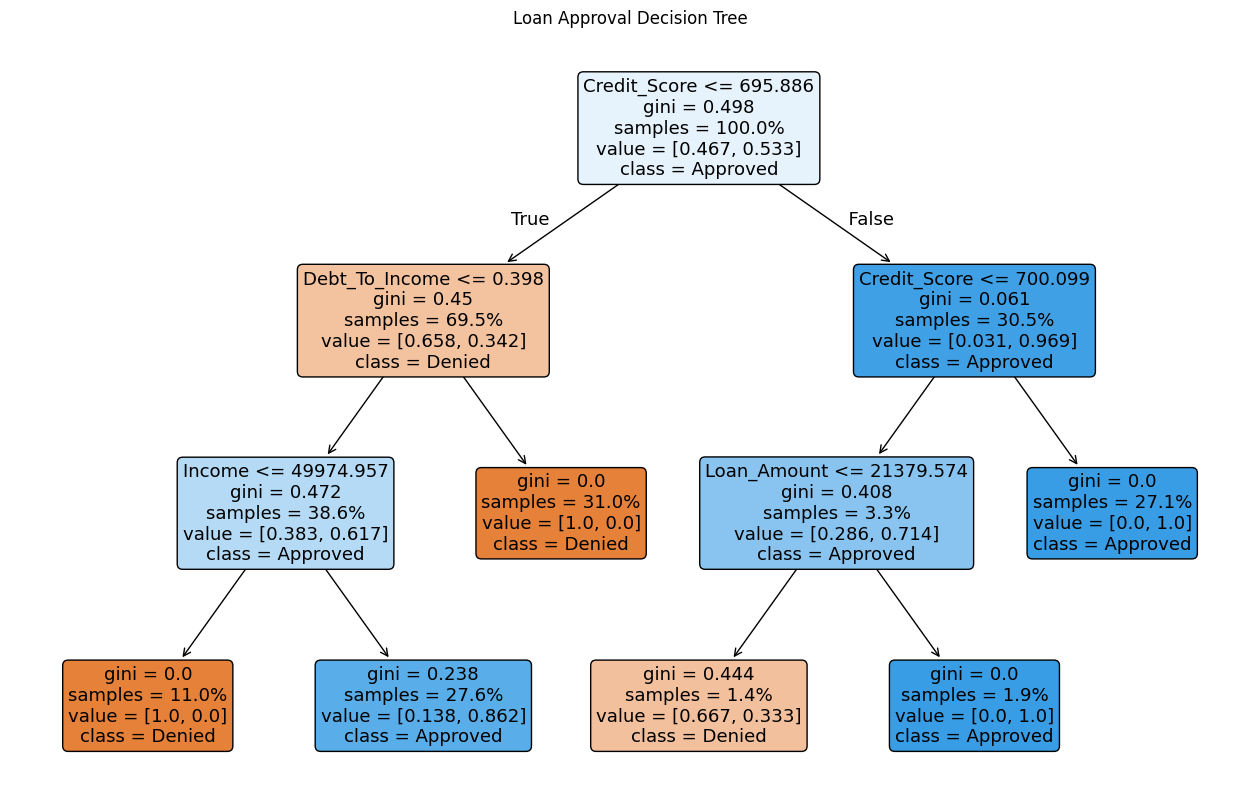

Python code for this plot:
import numpy as np
import pandas as pd
import matplotlib.pyplot as plt
from sklearn.tree import DecisionTreeClassifier, plot_tree
from sklearn.model_selection import train_test_split

# 1. Generate Synthetic Loan Data
np.random.seed(42)
n_samples = 300

# Features
income = np.random.normal(60000, 20000, n_samples)
credit_score = np.random.normal(650, 80, n_samples)
loan_amount = np.random.normal(20000, 8000, n_samples)
years_employed = np.random.uniform(0, 15, n_samples)
debt_to_income = np.random.uniform(0.1, 0.6, n_samples)

# Logic for Approval:
# High credit score OR (Good income AND low DTI) generally pass
approval_score = (credit_score > 700).astype(int) * 3 + \
                 ((income > 50000) & (debt_to_income < 0.4)).astype(int) * 2 + \
                 (years_employed > 3).astype(int) * 1 + \
                 (loan_amount < 15000).astype(int) * 1

y = (approval_score >= 3).astype(int) # 1 = Approved, 0 = Denied

X = pd.DataFrame({
    'Income': income,
    'Credit_Score': credit_score,
    'Loan_Amount': loan_amount,
    'Years_Employed': years_employed,
    'Debt_To_Income': debt_to_income
})

# 2. Split Data and Train Decision Tree
X_train, X_test, y_train, y_test = train_test_split(X, y, test_size=0.3, random_state=42)

# Using max_depth=3 to keep the visualization interpretable
model = DecisionTreeClassifier(max_depth=3, random_state=42)
model.fit(X_train, y_train)

# 3. Visualize the Decision Tree
plt.figure(figsize=(16, 10))
plot_tree(model, feature_names=X.columns, class_names=['Denied', 'Approved'], filled=True, rounded=True, proportion=True)
plt.title('Loan Approval Decision Tree')
plt.savefig('decision_tree.png', bbox_inches='tight')
print("Saved decision_tree.png")

# 4. Identify Top 3 Features
importances = model.feature_importances_
feature_importance_df = pd.DataFrame({
    'Feature': X.columns,
    'Importance': importances
}).sort_values(by='Importance', ascending=False)

print("\nFeature Importances:")
print(feature_importance_df)

print("\nTop 3 Features:")
print(feature_importance_df.head(3))
